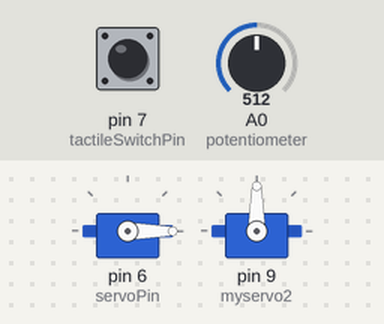
Simulated run of this sketch. Board: Arduino Uno, built with avr-gcc and run on an emulated ATmega328P. On the bench: 2 × servo. The inputs (shaded band) are chosen by the test bench; at power-on: A0 (potentiometer) = 512, pin 7 (tactileSwitchPin) HIGH. What the sketch prints to the serial monitor is not drawn.

Above: at 1.2 s.
1.3 s: A0 (potentiometer) set to 900
At 1.9 s:
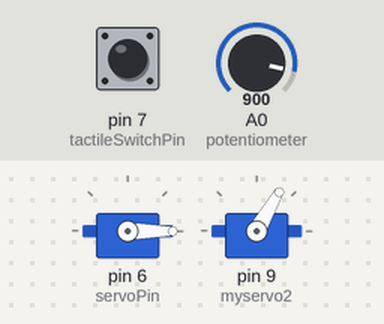
4.3 s: A0 (potentiometer) set to 1023
At 4.7 s:
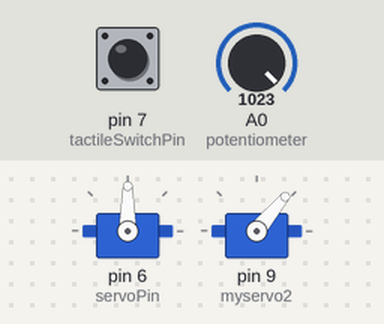
7.3 s: pin 7 (tactileSwitchPin) pulled LOW for 0.15 s
10.4 s: A0 (potentiometer) set to 122
At 11.2 s:
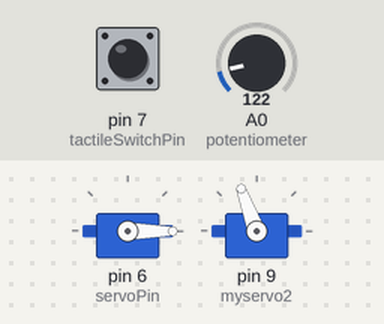
13.4 s: A0 (potentiometer) set to 0
At 13.9 s:
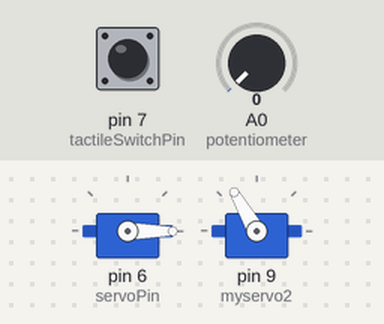
16.4 s: pin 7 (tactileSwitchPin) pulled LOW for 1 s
Timing chart, 0 to 20.2 s (numbered marks = the images above; inputs shaded):
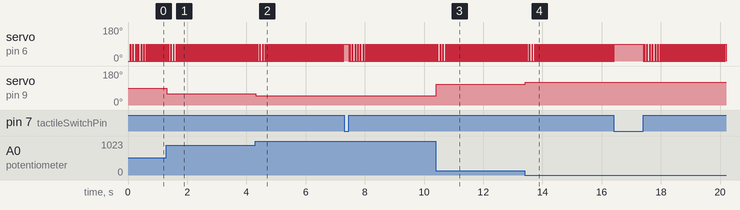

The sketch:

final_1201_CT_G3.ino
```cpp
#include <Servo.h>

Servo myServo;
Servo myservo2;

const int servoPin = 6;
const int tactileSwitchPin = 7; // Assuming the tactile switch is connected to pin 7

int clockwiseAngle = 0; // Adjust as needed
int stopAngle = 90;     // Adjust as needed
int moveDuration;

int val;
int prevVal = 0; // Variable to store the previous value of val

void setup()
{
  Serial.begin(9600);

  myServo.attach(servoPin);
  myservo2.attach(9);

  pinMode(tactileSwitchPin, INPUT_PULLUP); // Set the tactile switch pin as INPUT_PULLUP
}

void loop()
{

  moveDuration = 30;

  // Check if the tactile switch is pressed
  if (digitalRead(tactileSwitchPin) == HIGH)
  {
    Serial.println("Button Pressed!");
    rotateClockwise();
  }
  else
  {
    // Check if a key is pressed
    if (Serial.available() > 0)
    {
      char key = Serial.read();

      // Perform action based on the key pressed
      if (key == 'a')
      {
        rotateClockwise();
      }
      else
      {
        stopServo();
      }
    }
  }

  servo2Control();
}

void rotateClockwise()
{
  myServo.write(clockwiseAngle);
  // delay(moveDuration);
  delay(30);
  stopServo();
}

void stopServo()
{
  myServo.write(stopAngle);
}

void servo2Control()
{
val = analogRead(A0); // reads the value of the potentiometer (value between 0 and 1023)
  val = map(val, 5, 1023, 120, 50); // scale it for use with the servo (value between 0 and 180)
  val = round(val / 10.0) * 10;    // round to the nearest multiple of ten
  Serial.println("Camera motor distance" + val);

  myservo2.write(val); // Set the servo position according to the scaled value

  delay(15);
}
```

Measured:
- after the input at 1.3 s, servo on pin 9 (myservo2): 90° → 60° at once
- after the input at 4.3 s, servo on pin 9 (myservo2): 60° → 50° at once
- after the input at 10.4 s, servo on pin 9 (myservo2): 50° → 110° at once
- after the input at 13.4 s, servo on pin 9 (myservo2): 110° → 120° at once
